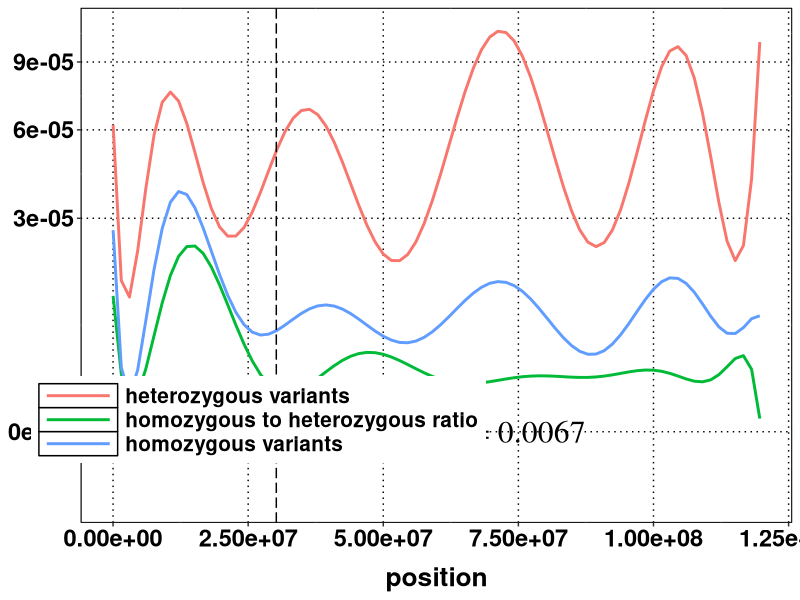
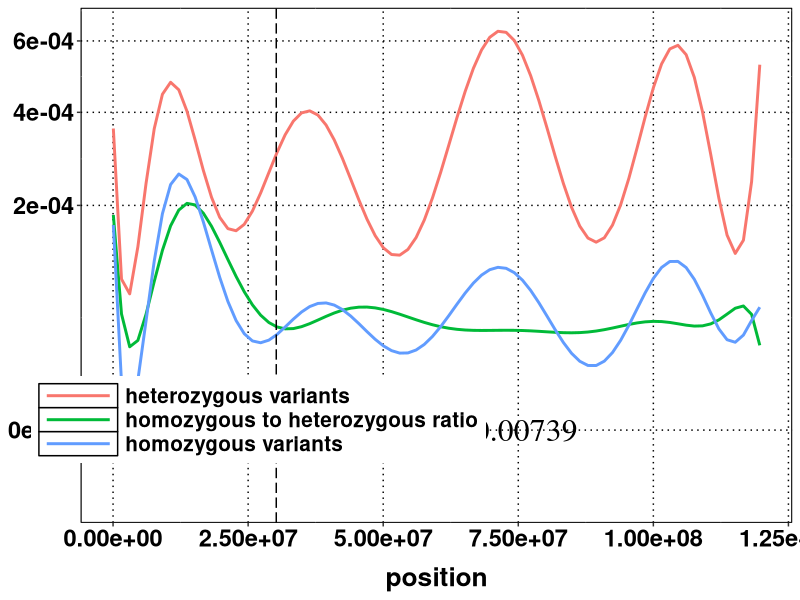
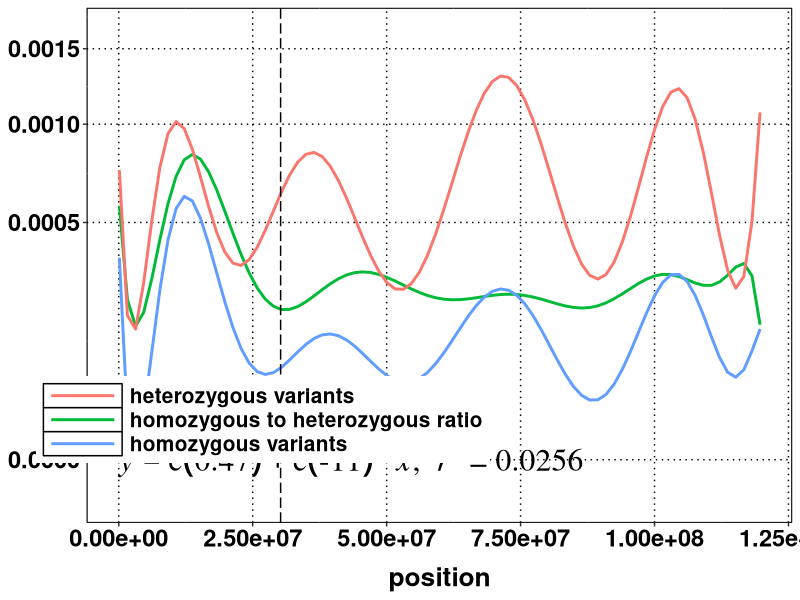
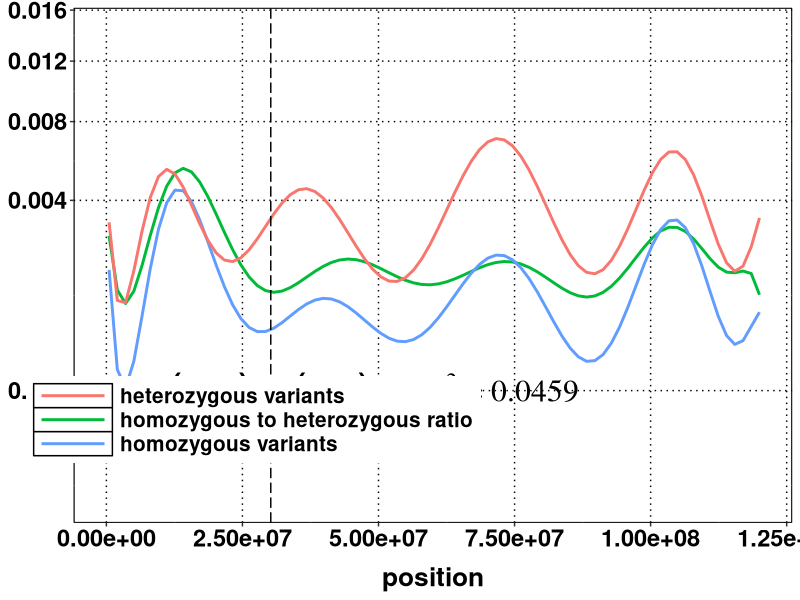
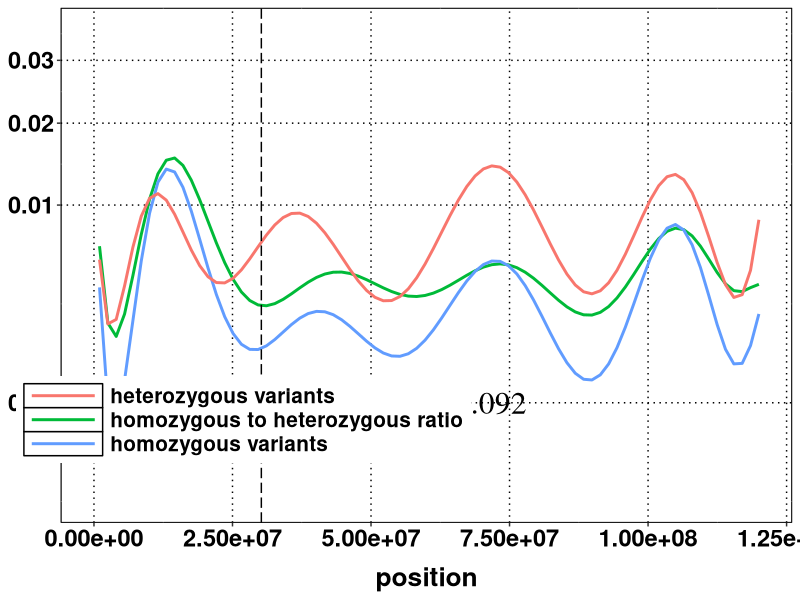
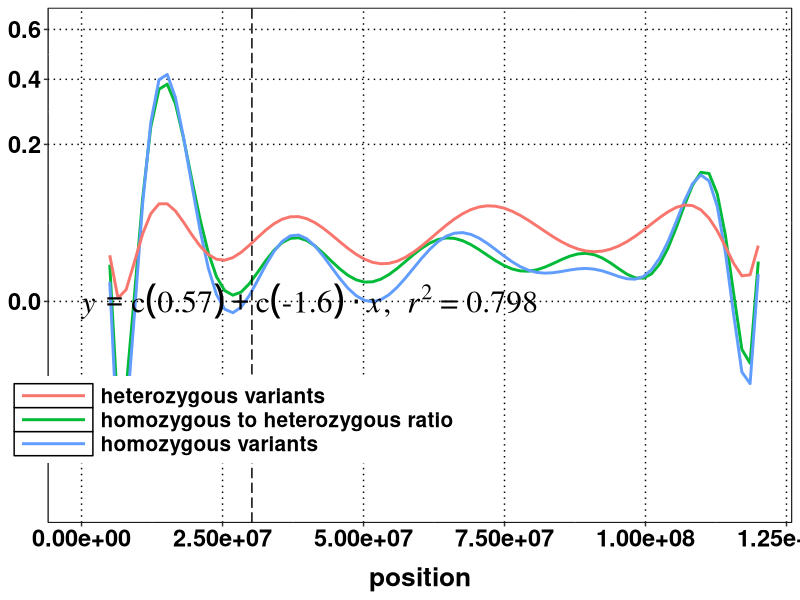
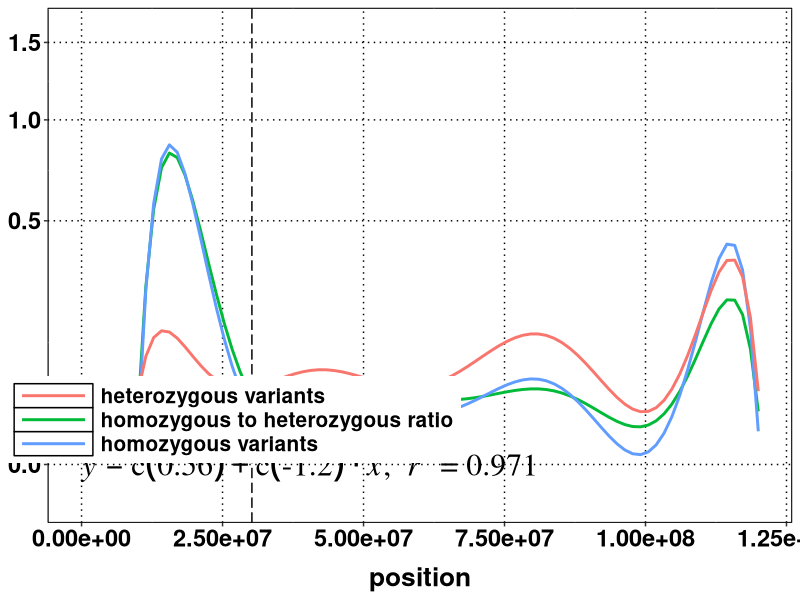
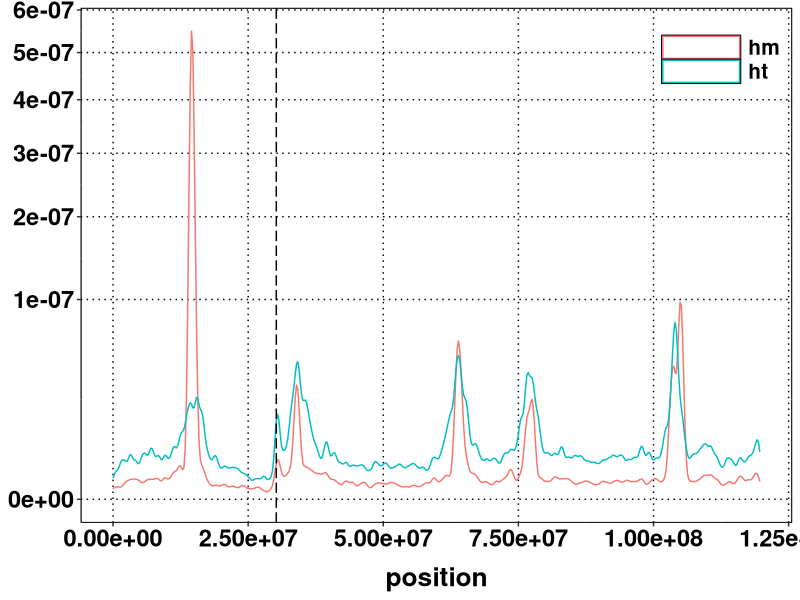

The R script that drew these images, in order:
## ---- chunk 1
# load the required libraries and functions
library(knitr)
library(markdown)
#opts_chunk$set(dev = 'pdf')
library(grid)
library(gridExtra)
library(ggplot2)

## cusotom ggplot theme edits
mytheme <- theme(panel.background = element_rect(fill='white', colour='black'),
        text = element_text(size = 20, face='bold', colour='black'),
        axis.title.x = element_text(size = 19, face='bold', color='black', vjust = -1),
        axis.text = element_text(size = 17, face='bold', color='black'),
        panel.grid.major = element_line(linetype = 'dotted', colour='black'),
        panel.border = element_rect(fill=NA, linetype = "solid", colour='black'),
        plot.margin=unit(c(2,2,5,2),'mm'), legend.position=c(0.25,0.2), legend.title = element_blank(),
        legend.text = element_text(colour = 'black', size = 15, face = 'bold'), legend.box = "horizontal",
        legend.key.width=unit(2, "cm"), legend.key = element_rect(fill='white'))

### lm equation display on plot. function modified from following link
## http://stackoverflow.com/questions/11949331/adding-a-3rd-order-polynomial-and-its-equation-to-a-ggplot-in-r
lm_eqn = function(x, y, n){
  m=lm(y ~ poly(x, n)) #n degree polynomial
  eq <- substitute(italic(y) == a + b %.% italic(x)*","~~italic(r)^2~"="~r2,
                   list(a = format(coef(m)[1], digits = 2),
                        b = format(coef(m)[2], digits = 2),
                        r2 = format(summary(m)$r.squared, digits = 3)))
  as.character(as.expression(eq))
}

## set working directory
setwd("~/git-hub-repos/shyamrallapalli/mutations_hts_noref/002_snps_in_assembled_genome/contig_snp_distribution/arabidopsis/austin_etal")

## ---- chunk 2
tenkb <- read.delim(file="per-10000bp-fph1.vcf.txt", header = TRUE)
tenkb$numhm <- tenkb$numhm + 0.1
tenkb$numht <- tenkb$numht + 0.1
tenkb$ratio <- tenkb$numhm/tenkb$numht
ggplot(data=tenkb, aes(x=position)) + stat_smooth(aes(y=ratio/sum(ratio), colour="homozygous to heterozygous ratio"),
                                                  method="lm", se=TRUE, fill=NA, formula=y ~ poly(x, 12, raw=TRUE) ) +
  stat_smooth(aes(y=numhm/sum(numhm), colour="homozygous variants"), method="lm", se=FALSE, formula=y ~ poly(x, 12, raw=TRUE) ) +
  stat_smooth(aes(y=numht/sum(numht), colour="heterozygous variants"), method="lm", se=FALSE, formula=y ~ poly(x, 12, raw=TRUE) ) +
  scale_y_sqrt() + labs(y=NULL, main="genome in 10 KB fragment chunks") + mytheme +
  geom_vline(xintercept = as.numeric(30206068), size=0.5, linetype = "longdash") +
  annotate("text", x=0, y=0, label=lm_eqn(tenkb$position, tenkb$ratio, 12), hjust=0, size=8, family="Times", face="italic", parse=TRUE)


## ---- chunk 3
tenkb <- read.delim(file="per-50000bp-fph1.vcf.txt", header = TRUE)
tenkb$numhm <- tenkb$numhm + 0.1
tenkb$numht <- tenkb$numht + 0.1
tenkb$ratio <- tenkb$numhm/tenkb$numht
ggplot(data=tenkb, aes(x=position)) + stat_smooth(aes(y=ratio/sum(ratio), colour="homozygous to heterozygous ratio"),
                                                  method="lm", se=TRUE, fill=NA, formula=y ~ poly(x, 12, raw=TRUE) ) +
  stat_smooth(aes(y=numhm/sum(numhm), colour="homozygous variants"), method="lm", se=FALSE, formula=y ~ poly(x, 12, raw=TRUE) ) +
  stat_smooth(aes(y=numht/sum(numht), colour="heterozygous variants"), method="lm", se=FALSE, formula=y ~ poly(x, 12, raw=TRUE) ) +
  scale_y_sqrt() + labs(y=NULL, main="genome in 10 KB fragment chunks") + mytheme +
  geom_vline(xintercept = as.numeric(30206068), size=0.5, linetype = "longdash") +
  annotate("text", x=0, y=0, label=lm_eqn(tenkb$position, tenkb$ratio, 12), hjust=0, size=8, family="Times", face="italic", parse=TRUE)

## ---- chunk 4
tenkb <- read.delim(file="per-100000bp-fph1.vcf.txt", header = TRUE)
tenkb$numhm <- tenkb$numhm + 0.1
tenkb$numht <- tenkb$numht + 0.1
tenkb$ratio <- tenkb$numhm/tenkb$numht
ggplot(data=tenkb, aes(x=position)) + stat_smooth(aes(y=ratio/sum(ratio), colour="homozygous to heterozygous ratio"),
                                                  method="lm", se=TRUE, fill=NA, formula=y ~ poly(x, 12, raw=TRUE) ) +
  stat_smooth(aes(y=numhm/sum(numhm), colour="homozygous variants"), method="lm", se=FALSE, formula=y ~ poly(x, 12, raw=TRUE) ) +
  stat_smooth(aes(y=numht/sum(numht), colour="heterozygous variants"), method="lm", se=FALSE, formula=y ~ poly(x, 12, raw=TRUE) ) +
  scale_y_sqrt() + labs(y=NULL, main="genome in 10 KB fragment chunks") + mytheme +
  geom_vline(xintercept = as.numeric(30206068), size=0.5, linetype = "longdash") +
  annotate("text", x=0, y=0, label=lm_eqn(tenkb$position, tenkb$ratio, 12), hjust=0, size=8, family="Times", face="italic", parse=TRUE)

## ---- chunk 5
tenkb <- read.delim(file="per-500000bp-fph1.vcf.txt", header = TRUE)
tenkb$numhm <- tenkb$numhm + 0.1
tenkb$numht <- tenkb$numht + 0.1
tenkb$ratio <- tenkb$numhm/tenkb$numht
ggplot(data=tenkb, aes(x=position)) + stat_smooth(aes(y=ratio/sum(ratio), colour="homozygous to heterozygous ratio"),
                                                  method="lm", se=TRUE, fill=NA, formula=y ~ poly(x, 12, raw=TRUE) ) +
  stat_smooth(aes(y=numhm/sum(numhm), colour="homozygous variants"), method="lm", se=FALSE, formula=y ~ poly(x, 12, raw=TRUE) ) +
  stat_smooth(aes(y=numht/sum(numht), colour="heterozygous variants"), method="lm", se=FALSE, formula=y ~ poly(x, 12, raw=TRUE) ) +
  scale_y_sqrt() + labs(y=NULL, main="genome in 10 KB fragment chunks") + mytheme +
  geom_vline(xintercept = as.numeric(30206068), size=0.5, linetype = "longdash") +
  annotate("text", x=0, y=0, label=lm_eqn(tenkb$position, tenkb$ratio, 12), hjust=0, size=8, family="Times", face="italic", parse=TRUE)

## ---- chunk 6
tenkb <- read.delim(file="per-1000000bp-fph1.vcf.txt", header = TRUE)
tenkb$numhm <- tenkb$numhm + 0.1
tenkb$numht <- tenkb$numht + 0.1
tenkb$ratio <- tenkb$numhm/tenkb$numht
ggplot(data=tenkb, aes(x=position)) + stat_smooth(aes(y=ratio/sum(ratio), colour="homozygous to heterozygous ratio"),
                                                  method="lm", se=TRUE, fill=NA, formula=y ~ poly(x, 12, raw=TRUE) ) +
  stat_smooth(aes(y=numhm/sum(numhm), colour="homozygous variants"), method="lm", se=FALSE, formula=y ~ poly(x, 12, raw=TRUE) ) +
  stat_smooth(aes(y=numht/sum(numht), colour="heterozygous variants"), method="lm", se=FALSE, formula=y ~ poly(x, 12, raw=TRUE) ) +
  scale_y_sqrt() + labs(y=NULL, main="genome in 10 KB fragment chunks") + mytheme +
  geom_vline(xintercept = as.numeric(30206068), size=0.5, linetype = "longdash") +
  annotate("text", x=0, y=0, label=lm_eqn(tenkb$position, tenkb$ratio, 12), hjust=0, size=8, family="Times", face="italic", parse=TRUE)

## ---- chunk 7
tenkb <- read.delim(file="per-5000000bp-fph1.vcf.txt", header = TRUE)
tenkb$numhm <- tenkb$numhm + 0.1
tenkb$numht <- tenkb$numht + 0.1
tenkb$ratio <- tenkb$numhm/tenkb$numht
ggplot(data=tenkb, aes(x=position)) + stat_smooth(aes(y=ratio/sum(ratio), colour="homozygous to heterozygous ratio"),
                                                  method="lm", se=TRUE, fill=NA, formula=y ~ poly(x, 12, raw=TRUE) ) +
  stat_smooth(aes(y=numhm/sum(numhm), colour="homozygous variants"), method="lm", se=FALSE, formula=y ~ poly(x, 12, raw=TRUE) ) +
  stat_smooth(aes(y=numht/sum(numht), colour="heterozygous variants"), method="lm", se=FALSE, formula=y ~ poly(x, 12, raw=TRUE) ) +
  scale_y_sqrt() + labs(y=NULL, main="genome in 10 KB fragment chunks") + mytheme +
  geom_vline(xintercept = as.numeric(30206068), size=0.5, linetype = "longdash") +
  annotate("text", x=0, y=0, label=lm_eqn(tenkb$position, tenkb$ratio, 12), hjust=0, size=8, family="Times", face="italic", parse=TRUE)

## ---- chunk 8
tenkb <- read.delim(file="per-10000000bp-fph1.vcf.txt", header = TRUE)
tenkb$numhm <- tenkb$numhm + 0.1
tenkb$numht <- tenkb$numht + 0.1
tenkb$ratio <- tenkb$numhm/tenkb$numht
ggplot(data=tenkb, aes(x=position)) + stat_smooth(aes(y=ratio/sum(ratio), colour="homozygous to heterozygous ratio"),
                                                  method="lm", se=TRUE, fill=NA, formula=y ~ poly(x, 8, raw=TRUE) ) +
  stat_smooth(aes(y=numhm/sum(numhm), colour="homozygous variants"), method="lm", se=FALSE, formula=y ~ poly(x, 8, raw=TRUE) ) +
  stat_smooth(aes(y=numht/sum(numht), colour="heterozygous variants"), method="lm", se=FALSE, formula=y ~ poly(x, 8, raw=TRUE) ) +
  scale_y_sqrt() + labs(y=NULL, main="genome in 10 KB fragment chunks") + mytheme +
  geom_vline(xintercept = as.numeric(30206068), size=0.5, linetype = "longdash") +
  annotate("text", x=0, y=0, label=lm_eqn(tenkb$position, tenkb$ratio, 8), hjust=0, size=8, family="Times", face="italic", parse=TRUE)

## ---- chunk 9
infile <- read.delim(file="varposn-genome-fph1.vcf.txt", header = TRUE)
ggplot(data=infile, aes(x=position, colour=type)) + geom_density(adjust=1/10) +
  geom_vline(xintercept = as.numeric(30206068), size=0.5, linetype = "longdash") +
     scale_y_sqrt() + labs(y=NULL, main="genome wide snp density") + mytheme + theme(legend.position=c(0.9,0.9))

